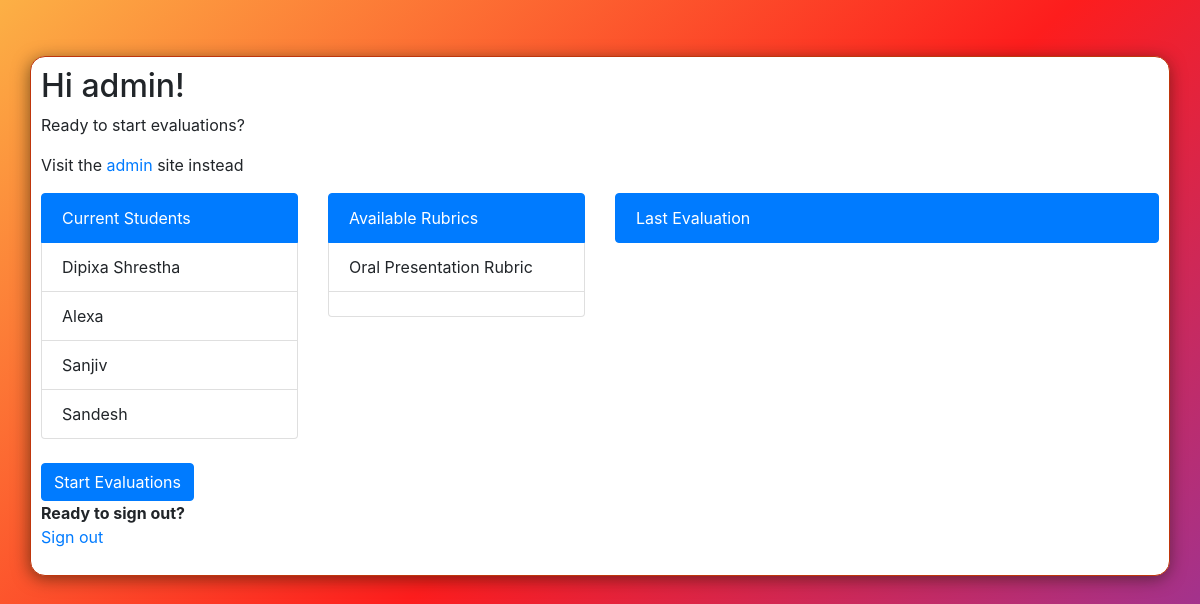
Page /home (signed in) on the committed database.
### main/models.py (models this page shows, shortened)
class Student(models.Model):
    name = models.CharField(max_length=200)
    classification = models.CharField(max_length=200)

class Rubric(models.Model):
    title = models.CharField(max_length=200, blank=True, default="Untitled")
    max_row = models.PositiveIntegerField(null=True)
    max_col = models.PositiveIntegerField(null=True)
    created_by = models.CharField(max_length=200)
    assigned_to = models.ManyToManyField(Evaluator)
    def __str__(self):
        return self.title

### main/views.py (the view)
# urls.py: path('home', views.evaluatorhome, name='evaluatorhome'),
@login_required
def evaluatorhome(request):
    rubrics = Rubric.objects.all()
    students = Student.objects.all()
    evaluatons = evaluate_rubric.objects.all()
    context = {'rubrics':rubrics, 'students':students, 'evaluations':evaluatons}
    return render(request, 'main/evaluatorhome.html', context)

### main/templates/main/evaluatorhome.html (shortened to what this page needs)
{% extends  'base.html' %}
{% load static %}
{% block body_block %}
<div class = "container" id = "main_content">
{% if user.is_authenticated %}
<h2> Hi {{ user.username }}!</h2>
<p>
    Ready to start evaluations?<br>
</p>
    {% if user.is_superuser %}
    <p>Visit the <a href="/admin">admin</a> site instead</p>
    {% endif %}
<div class = "row">
  <div class = "col col-lg-3">
    <ul class="list-group">
    <li class="list-group-item active">Current Students</li>
    {%for student in students%}
      <li class="list-group-item">{{student.name}}</li>
    {%endfor%}
    </ul>
  </div>
<br/>
  <div class = "col col-lg-3">
    <ul class="list-group">
    <li class="list-group-item active">Available Rubrics</li>
    {%for rubric in rubrics%}
      <li class="list-group-item">{{rubric}}</li>
    {%endfor%}
    </ul>
  </div>
  <div class = "col col-lg-6">
    <ul class="list-group">
    <li class="list-group-item active">Last Evaluation</li>
    </ul>
  </div>
</div>
<br/>
<div>
  <form action = "{%url 'main:grade'%}">
    <input type = "submit" class = "btn btn-primary" value = "Start Evaluations">  </input>
  </form>
</div>
<b>Ready to sign out?</b>
<p><a href="/logout">Sign out</a></p>
{% else %}
  <p>You can't view this page</p>
{% endif %}
</div>
{%endblock%}

### main/static/css/landing.css (style rules this page uses)
body { height: 100vh; background: rgb(131,58,180); background: linear-gradient(318deg, rgba(131,58,180,1) 0%, rgba(253,29,29,1) 50%, rgba(252,176,69,1) 100%); }
#main_content { margin-top: 7vh; border: 0.7px solid #BF360C; border-radius: 15px; width: auto; background-color: #FFFFFF; padding: 10px; box-shadow: -1px 3px 17px -1px rgba(22,22,2,0.58); -webkit-box-shadow: -1px 3px 17px -1px rgba(22,22,2,0.58); -moz-box-shadow: -1px 3px 17px -1px rgba(22,22,2,0.58); }

### rows in the picture
Student: name "Dipixa Shrestha"
Student: name "Alexa"
Student: name "Sanjiv"
Student: name "Sandesh"
Rubric: title "Oral Presentation Rubric"

### other values in the picture
{{ user.username }} "admin"
